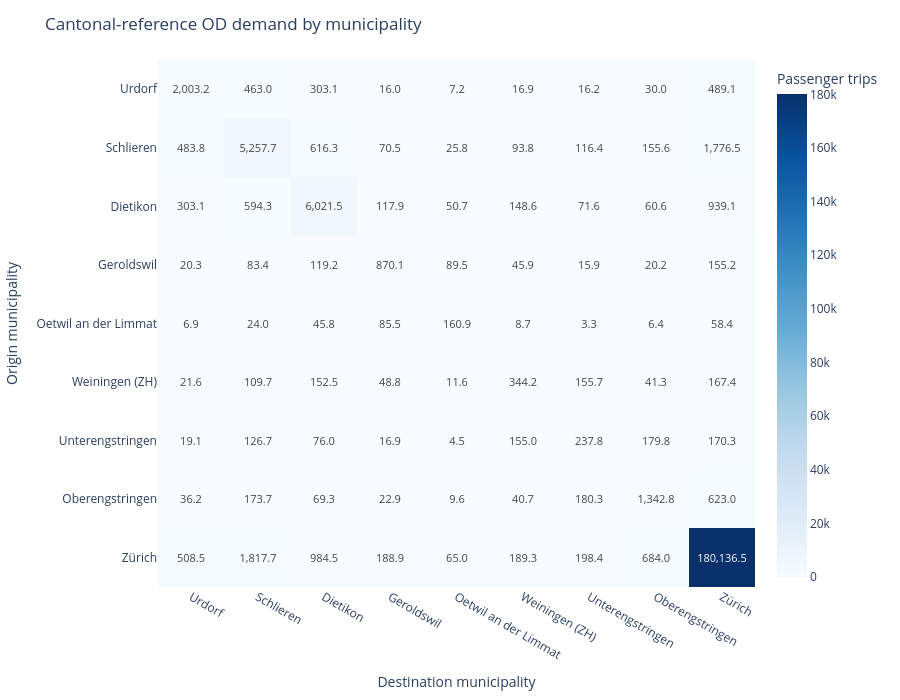

Notebook code cell kept with this figure:
### Markdown cell above
## 1.4 Baseline Travel Demand & Desire Lines (tutorial/supporting task + mandatory task)

To understand where people travel along the Zürich–Winterthur corridor, we visualize **desire lines**  and **OD-matrices** at various levels of spatial resolution. 

Below, for instance, you can visualize how travel demand is distributed if we aggregate it by Municipality and therefore see which ones exhibit the strongest demand.

> **OD-inspection and model validation**
>
> The following analyses help assess whether the model produces plausible travel patterns before its outputs are used in later stages. Compare internal, inbound, outbound, and pass-through demand with independent evidence, such as observed transport data, official statistics, previous studies, CBA assumptions, or projects from earlier course editions.
>

**IMPORTANT: these values represent peak-hour evening travel demand in the Canton of Zurich, i.e. only travel demand on a "regular" weekday between 17:00-18:00**

Here below, you can start inspecting the data by analysing the travel demand between pairs of municipalities (i.e., OD pairs).

### Code cell
MUNICIPALITY_OD_FIGURE = tmi.municipality_od_explorer(
    ctx,
    p.CORRIDOR_MUNICIPALITIES,
)

display(MUNICIPALITY_OD_FIGURE)

### Figure 1 — Plotly figure (JSON) as saved in the notebook; plotly's stock layout.template omitted (floating-point values rounded to 4 significant figures)
{"data": [{"colorbar": {"title": {"text": "Passenger trips"}}, "colorscale": [[0, "rgb(247,251,255)"], [0.125, "rgb(222,235,247)"], [0.25, "rgb(198,219,239)"], [0.375, "rgb(158,202,225)"], [0.5, "rgb(107,174,214)"], [0.625, "rgb(66,146,198)"], [0.75, "rgb(33,113,181)"], [0.875, "rgb(8,81,156)"], [1, "rgb(8,48,107)"]], "hovertemplate": "Origin: %{y}<br>Destination: %{x}<br>Peak-hour passenger trips: %{z:,.1f}<extra></extra>", "text": [[2003.0, 463.0, 303.1, 16.0, 7.2, 16.9, 16.2, 30.0, 489.1], [483.8, 5258.0, 616.3, 70.5, 25.8, 93.8, 116.4, 155.6, 1776.0], [303.1, 594.3, 6022.0, 117.9, 50.7, 148.6, 71.6, 60.6, 939.1], [20.3, 83.4, 119.2, 870.1, 89.5, 45.9, 15.9, 20.2, 155.2], [6.9, 24.0, 45.8, 85.5, 160.9, 8.7, 3.3, 6.4, 58.4], [21.6, 109.7, 152.5, 48.8, 11.6, 344.2, 155.7, 41.3, 167.4], [19.1, 126.7, 76.0, 16.9, 4.5, 155.0, 237.8, 179.8, 170.3], [36.2, 173.7, 69.3, 22.9, 9.6, 40.7, 180.3, 1343.0, 623.0], [508.5, 1818.0, 984.5, 188.9, 65.0, 189.3, 198.4, 684.0, 180100.0]], "texttemplate": "%{text:,.1f}", "type": "heatmap", "x": ["Urdorf", "Schlieren", "Dietikon", "Geroldswil", "Oetwil an der Limmat", "Weiningen (ZH)", "Unterengstringen", "Oberengstringen", "Zürich"], "y": ["Urdorf", "Schlieren", "Dietikon", "Geroldswil", "Oetwil an der Limmat", "Weiningen (ZH)", "Unterengstringen", "Oberengstringen", "Zürich"], "z": [[2003.0, 463.0, 303.1, 16.02, 7.233, 16.88, 16.23, 29.99, 489.1], [483.8, 5258.0, 616.3, 70.49, 25.75, 93.81, 116.4, 155.6, 1776.0], [303.1, 594.3, 6021.0, 117.9, 50.72, 148.6, 71.59, 60.58, 939.1], [20.25, 83.37, 119.2, 870.1, 89.48, 45.94, 15.94, 20.19, 155.2], [6.89, 23.99, 45.83, 85.48, 160.9, 8.703, 3.264, 6.414, 58.36], [21.61, 109.7, 152.5, 48.75, 11.57, 344.2, 155.7, 41.27, 167.4], [19.11, 126.7, 75.97, 16.87, 4.486, 155.0, 237.8, 179.8, 170.3], [36.25, 173.7, 69.35, 22.91, 9.573, 40.67, 180.3, 1343.0, 623.0], [508.5, 1818.0, 984.5, 188.9, 64.98, 189.3, 198.4, 684.0, 180100.0]]}], "layout": {"height": 700, "margin": {"b": 20, "l": 20, "r": 20, "t": 60}, "title": {"text": "Cantonal-reference OD demand by municipality"}, "xaxis": {"title": {"text": "Destination municipality"}}, "yaxis": {"autorange": "reversed", "title": {"text": "Origin municipality"}}}}
